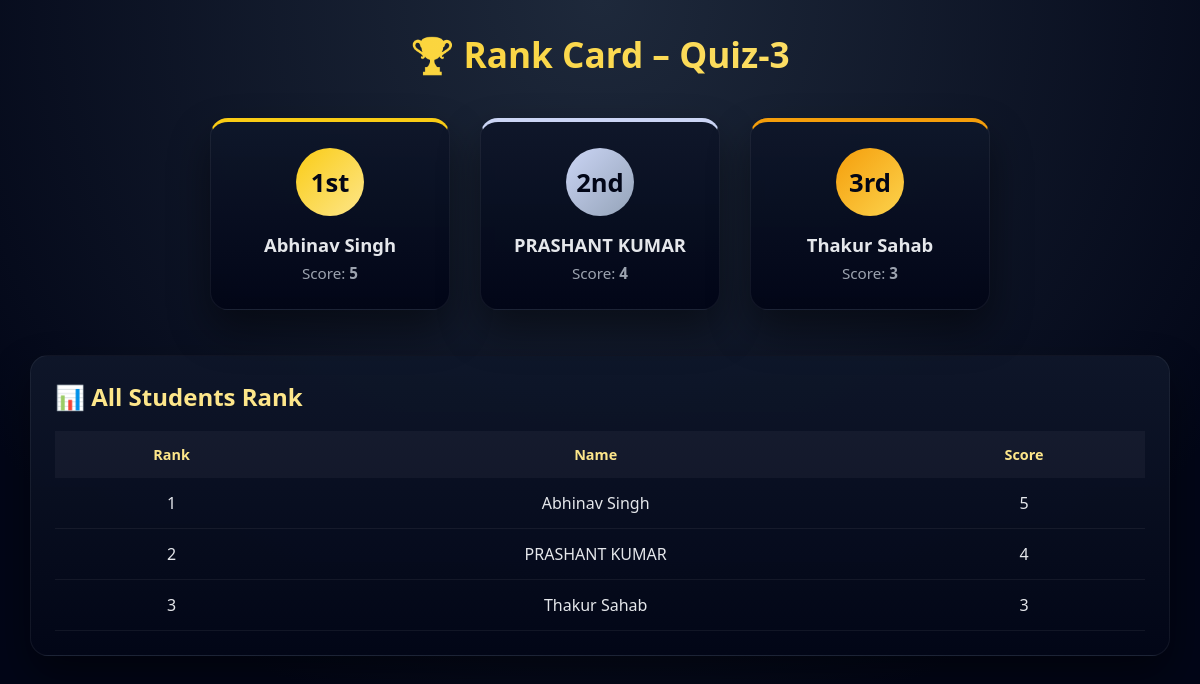
/quiz/3/rank/, run on an earlier commit of the app's database.
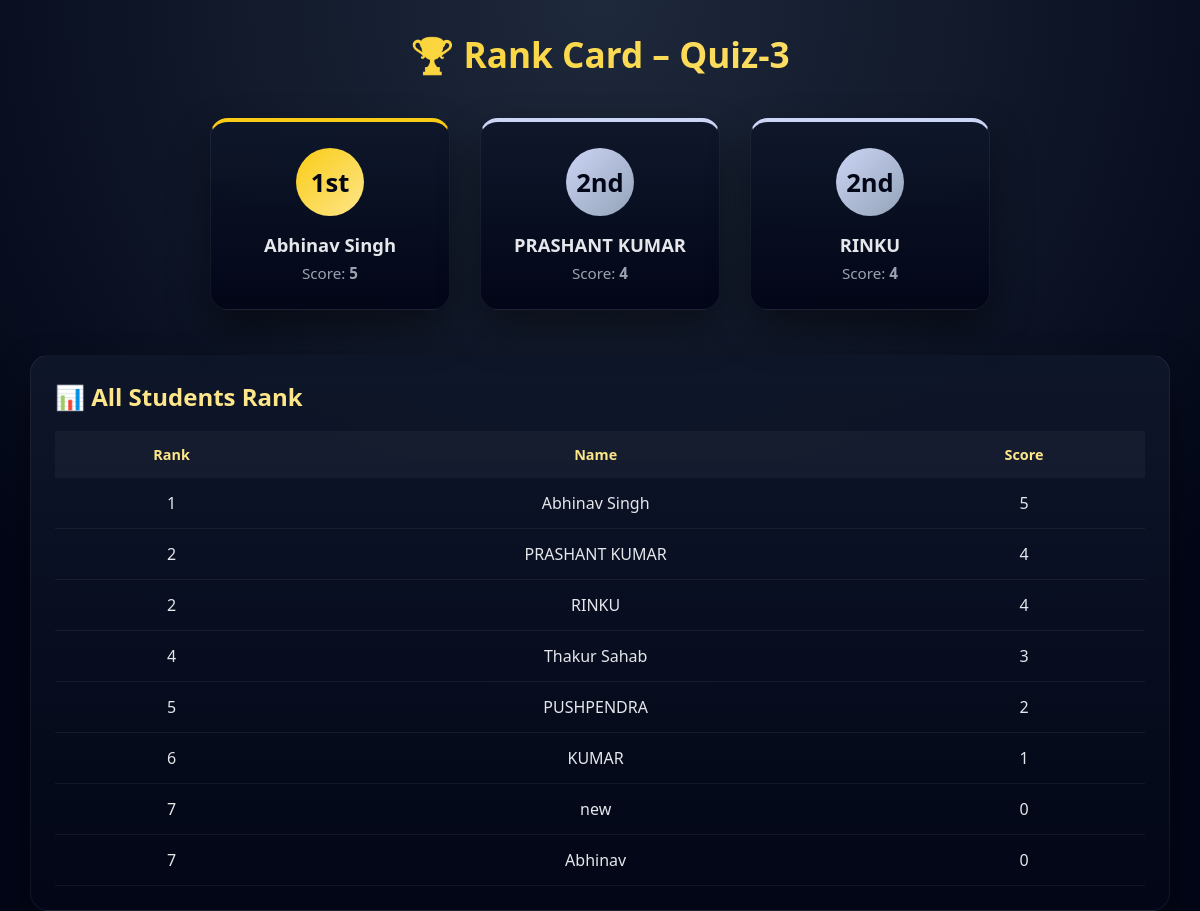
And on a later commit of the database.
### app/models.py (models this page shows, shortened)
class QuizAttempt(models.Model):
    quiz = models.ForeignKey(Quiz, on_delete=models.CASCADE, related_name='attempts')
    student_name = models.CharField(max_length=100)
    email = models.EmailField()
    roll_number = models.CharField(max_length=20)
    started_at = models.DateTimeField(auto_now_add=True)
    end_time = models.DateTimeField(null=True, blank=True)
    completed_at = models.DateTimeField(null=True, blank=True)
    score = models.IntegerField(null=True, blank=True)
    class Meta:
        unique_together = ['quiz', 'email']

### app/views.py (the view)
# urls.py: path('quiz/<int:quiz_id>/rank/', views.quiz_rank_card, name='quiz_rank'),
def quiz_rank_card(request, quiz_id):
    quiz = get_object_or_404(Quiz, id=quiz_id)
    attempts = QuizAttempt.objects.filter(
        quiz=quiz,
        completed_at__isnull=False
    ).order_by('-score', 'completed_at')
    ranked_students = []
    rank = 0
    last_score = None
    for index, attempt in enumerate(attempts):
        if attempt.score != last_score:
            rank = index + 1
        ranked_students.append({
            'rank': rank,
            'name': attempt.student_name,  # ✅ FIXED
            'score': attempt.score
        })
        last_score = attempt.score
    top_3 = ranked_students[:3]
    return render(request, 'app/rank_card.html', {
        'quiz': quiz,
        'top_3': top_3,
        'all_ranks': ranked_students
    })

### templates/app/rank_card.html (shortened to what this page needs)
{% load static %}
<!DOCTYPE html>
<html lang="en">
<head>
    <link rel="stylesheet" href="{% static 'css/rank_card.css' %}">
</head>
<body>
<div class="container">
    <h1 class="page-title">🏆 Rank Card – {{ quiz.title }}</h1>
    <div class="cards">
        {% for s in top_3 %}
        <div class="card
            {% if s.rank == 1 %}gold
            {% elif s.rank == 2 %}silver
            {% else %}bronze{% endif %}">
            <div class="rank-badge">
                {{ s.rank }}{% if s.rank == 1 %}st{% elif s.rank == 2 %}nd{% else %}rd{% endif %}
            </div>
            <h3 class="student-name">{{ s.name }}</h3>
            <p class="score">Score: <strong>{{ s.score }}</strong></p>
        </div>
        {% endfor %}
    </div>
    <div class="table-wrapper">
        <h2 class="section-title">📊 All Students Rank</h2>
        <table>
            <thead>
                <tr>
                    <th>Rank</th>
                    <th>Name</th>
                    <th>Score</th>
                </tr>
            </thead>
            <tbody>
                {% for r in all_ranks %}
                <tr>
                    <td>{{ r.rank }}</td>
                    <td>{{ r.name }}</td>
                    <td>{{ r.score }}</td>
                </tr>
                {% endfor %}
            </tbody>
        </table>
    </div>
</div>
</body>
</html>

What changed in the data, as far as the page shows it:
added QuizAttempt: name "RINKU", name "RINKU"
added QuizAttempt: name "PUSHPENDRA"
added QuizAttempt: name "KUMAR"
added QuizAttempt: name "new"
added QuizAttempt: name "Abhinav"
Also different on the page:
new list line: "2 nd Score: 4"
new list line: "2 4"
new list line: "4 3"
new list line: "Thakur Sahab"
new list line: "5 2"
new list line: "6 1"
new list line: "7 0"
list line gone: "3 rd Score: 3"
list line gone: "Thakur Sahab"
list line gone: "3 3"
